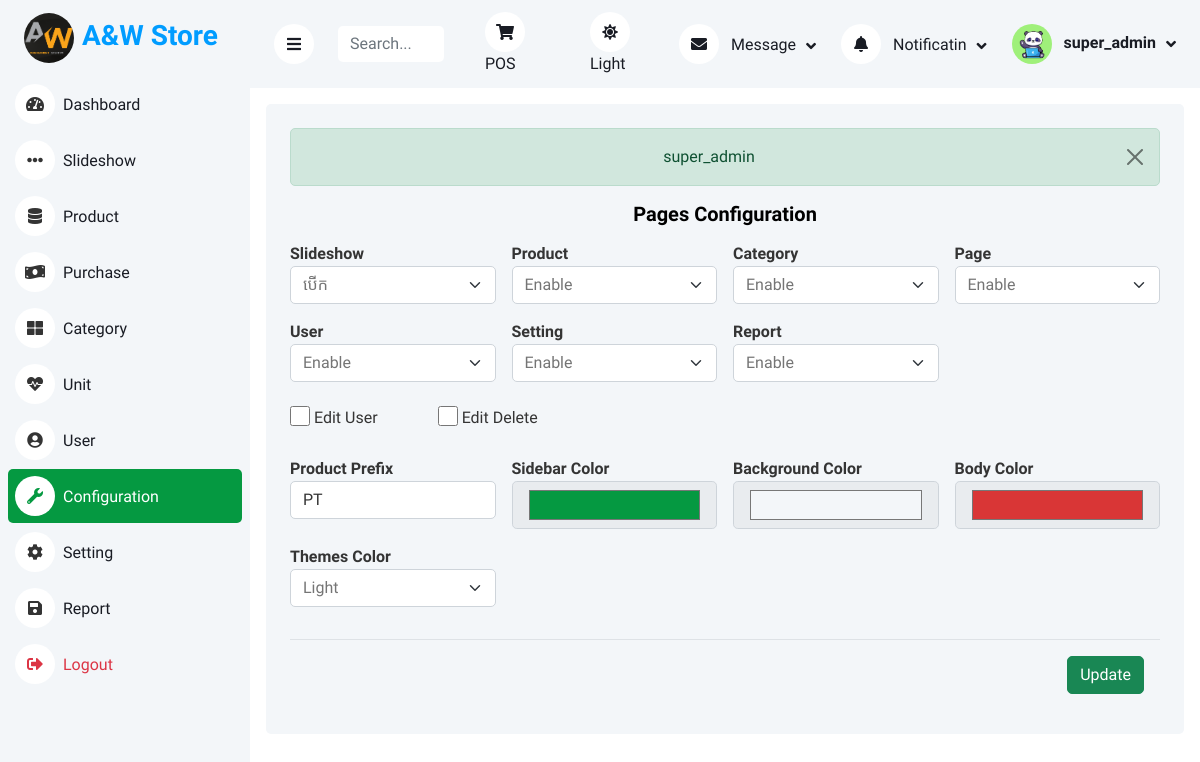
Screenshot of /admin/configuration.php (signed in) with the database file from the repository.
### tables this page shows
CREATE TABLE `configurations` (
  `id` int(11) NOT NULL,
  `slideshow` int(11) NOT NULL,
  `product` int(11) NOT NULL,
  `category` int(11) NOT NULL,
  `page` int(11) NOT NULL,
  `user` int(11) NOT NULL,
  `report` int(11) NOT NULL,
  `setting` int(11) NOT NULL,
  `user_delete` int(11) NOT NULL,
  `user_edit` int(11) NOT NULL,
  `theme` tinyint(1) NOT NULL,
  `theme_color` int(11) NOT NULL,
  `productprefix` varchar(11) NOT NULL,
  `sidebar_color` varchar(11) NOT NULL,
  `body_color` varchar(11) NOT NULL,
  `bg_color` varchar(11) NOT NULL
);

### admin/configuration.php (the view, shortened to what this page needs)
<?php
    $servername = "localhost";
    $username = "root";
    $password = "";
    $dbname = "foodmart";
    $conn = new mysqli($servername, $username, $password, $dbname);
    $config_setting = $conn->query('SELECT * FROM configurations')->fetch_assoc();
?>
<!DOCTYPE html>
<html lang="en">
<?php include "include/header.php"?>
<body>
    <div class="position-relative bg-white d-flex p-0">
		<?php include "include/sidebar.php"?>
        <div class="content">
            <?php include "include/navbar.php"?>
            <div class="container-fluid pt-3 px-3">
                <div class="bg-light text-center rounded p-4">
                    <?php if(isset($_SESSION['message'])){?>
                        <div class="alert alert-<?=$_SESSION['message_type']?> alert-dismissible fade show" role="alert">
                            <?=$_SESSION['message']?>
                            <button type="button" class="btn-close" data-bs-dismiss="alert" aria-label="Close"></button>
                        </div>
                    <?php } ?>
                    <form action="configuration.php" method="post" enctype="multipart/form-data">
                        <h5 class="mb-3 fw-bold text-title">Pages Configuration</h5>
                        <div class="row g-3">
                            <div class="col-md-3">
                                <div class="form-group">
                                    <label for="slideshow" class="float-start fw-bold">Slideshow</label>
                                    <select class="form-select" id="slideshow" name="slideshow" aria-label="Select User Role">
                                        <option value="1" <?php echo $config_setting['slideshow'] == 1 ? 'selected' : ''; ?>>បើក</option>
                                    </select>
                                </div>
                            </div>
                            <div class="col-md-3">
                                <div class="form-group">
                                    <label for="product" class="float-start fw-bold">Product</label>
                                    <select class="form-select" id="product" name="product" value="<?php echo $config_setting['product'] ?>" aria-label="Select User Role">
                                        <option value="1" <?php echo $config_setting['product'] == 1 ? 'selected' : ''; ?>>Enable</option>
                                    </select>
                                </div>
                            </div>
                            <div class="col-md-3">
                                <div class="form-group">
                                    <label for="category" class="float-start fw-bold">Category</label>
                                    <select class="form-select" id="category" name="category" aria-label="Select User Role">
                                        <option value="1" <?php echo $config_setting['category'] == 1 ? 'selected' : ''; ?>>Enable</option>
                                    </select>
                                </div>
                            </div>
                            <div class="col-md-3">
                                <div class="form-group">
                                    <label for="page" class="float-start fw-bold">Page</label>
                                    <select class="form-select" id="page" name="page" aria-label="Select User Role">
                                        <option value="1" <?php echo $config_setting['page'] == 1 ? 'selected' : ''; ?>>Enable</option>
                                    </select>
                                </div>
                            </div>
                            <div class="col-md-3">
                                <div class="form-group">
                                    <label for="user" class="float-start fw-bold">User</label>
                                    <select class="form-select" id="user" name="user" aria-label="Select User Role">
                                        <option value="1" <?php echo $config_setting['user'] == 1 ? 'selected' : ''; ?>>Enable</option>
                                    </select>
                                </div>
                            </div>
                            <div class="col-md-3">
                                <div class="form-group">
                                    <label for="setting" class="float-start fw-bold">Setting</label>
                                    <select class="form-select" id="setting" name="setting" aria-label="Select User Role">
                                        <option value="1" <?php echo $config_setting['setting'] == 1 ? 'selected' : ''; ?>>Enable</option>
                                    </select>
                                </div>
                            </div>
                            <div class="col-md-3">
                                <div class="form-group">
                                    <label for="report" class="float-start fw-bold">Report</label>
                                    <select class="form-select" id="report" name="report" aria-label="Select User Role">
                                        <option value="1" <?php echo $config_setting['report'] == 1 ? 'selected' : ''; ?>>Enable</option>
                                    </select>
                                </div>
                            </div>
                        </div>
                        <div class="row g-3 mt-2">
                            <div class="col-md-2">
                                <div class="form-group float-start">
                                    <input type="checkbox" id="user_edit" name="user_edit" value="1" <?php echo $config_setting['user_edit'] == 1 ? 'checked' : ''; ?>>
                                    <label for="user_edit">Edit User</label>
                                </div>
                            </div>
                            <div class="col-md-2">
                                <div class="form-group float-start">
                                    <input type="checkbox" id="user_delete" name="user_delete" value="1" <?php echo $config_setting['user_delete'] == 1 ? 'checked' : ''; ?>>
                                    <label for="user_delete">Edit Delete</label>
                                </div>
                            </div>
                        </div>
                        <div class="row g-3 mt-2">
                            <div class="col-md-3">
                                <div class="form-group">
                                    <label for="productprefix" class="float-start fw-bold">Product Prefix</label>
                                    <input type="text" class="form-control" id="productprefix" name="productprefix" value="<?php echo $config_setting['productprefix'] ?>">
                                </div>
                            </div>
                            <div class="col-md-3">
                                <div class="form-group">
                                    <label for="sidebar_color" class="float-start fw-bold">Sidebar Color</label>
                                    <input type="color" class="form-control form-control-lg" id="sidebar_color" name="sidebar_color" value="<?php echo $config_setting['sidebar_color'] ?>">
                                </div>
                            </div>
                            <?php if(1 > 2 == FALSE) { ?>
                                <div class="col-md-3">
                                    <div class="form-group">
                                        <label for="bg_color" class="float-start fw-bold">Background Color</label>
                                        <input type="color" class="form-control form-control-lg" id="bg_color" name="bg_color" value="<?php echo $config_setting['bg_color'] ?>">
                                    </div>
                                </div>
                                <div class="col-md-3">
                                    <div class="form-group">
                                        <label for="body_color" class="float-start fw-bold">Body Color</label>
                                        <input type="color" class="form-control form-control-lg" id="body_color" name="body_color" value="<?php echo $config_setting['body_color'] ?>">
                                    </div>
                                </div>
                            <?php } ?>
                            <div class="col-md-3">
                                <div class="form-group">
                                    <label for="theme_color" class="float-start fw-bold">Themes Color</label>
                                    <select class="form-select" id="theme_color" name="theme_color" aria-label="Select User Role">
                                        <option value="1" <?php echo $config_setting['theme_color'] == 1 ? 'selected' : ''; ?>>Light</option>
                                    </select>
                                </div>
                            </div>
                        <div>
                        <div class="modal-footer mt-3">
                            <input type="submit" name="submit" value="Update" class="btn btn-success">
                        </div>
                    </form>
                </div>
            </div>
		</div>
	</div>
</body>
</html>

### admin/css/style.css (style rules this page uses)
:root { --primary: #009cff; --light: #f3f6f9; --white: #ffffff; --dark: #191c24; }
.btn { transition: 0.5s; }
.content { margin-left: 250px; min-height: 100vh; background: var(--bg-content); transition: 0.5s; }
@media (min-width: 992px) { .content { width: calc(100% - 200px); } }
.text-title { color: var(--text-title); }

### admin/configuration.php (style rules this page uses)
input[type="checkbox"] { width: 20px; height: 20px; }
label { vertical-align: top; }

### rows the page displays
configurations: slideshow "បើក", product "Enable", category "Enable", page "Enable", user "Enable", setting "Enable", report "Enable", productprefix "PT", sidebar_color "#059941", bg_color "#f3f6f9", body_color "#d93636", theme_color "Light"

### other values shown
$_SESSION['username'] "super_admin"
$_SESSION['message'] "super_admin"
